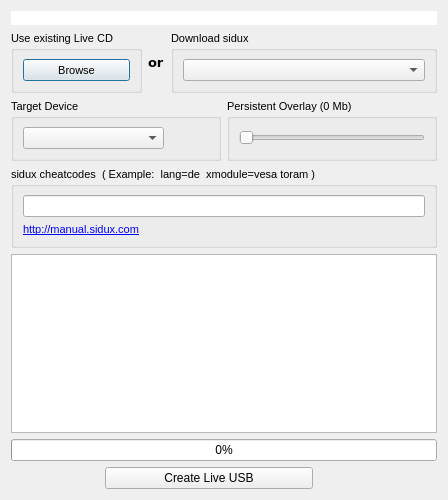
<ui version="4.0" >
 <class>Dialog</class>
 <widget class="QDialog" name="Dialog" >
  <property name="geometry" >
   <rect>
    <x>0</x>
    <y>0</y>
    <width>448</width>
    <height>500</height>
   </rect>
  </property>
  <property name="sizePolicy" >
   <sizepolicy vsizetype="Preferred" hsizetype="Preferred" >
    <horstretch>0</horstretch>
    <verstretch>0</verstretch>
   </sizepolicy>
  </property>
  <property name="windowTitle" >
   <string>sidux LiveUSB Creator</string>
  </property>
  <property name="windowIcon" >
   <iconset resource="resources.qrc" >
    <normaloff>:/newPrefix/pixmaps/liveusb-creator-16.xpm</normaloff>:/newPrefix/pixmaps/liveusb-creator-16.xpm</iconset>
  </property>
  <layout class="QGridLayout" name="gridLayout_7" >
   <item row="0" column="0" colspan="3" >
    <widget class="QLabel" name="label" >
     <property name="palette" >
      <palette>
       <active>
        <colorrole role="WindowText" >
         <brush brushstyle="SolidPattern" >
          <color alpha="255" >
           <red>255</red>
           <green>255</green>
           <blue>255</blue>
          </color>
         </brush>
        </colorrole>
        <colorrole role="Button" >
         <brush brushstyle="SolidPattern" >
          <color alpha="255" >
           <red>255</red>
           <green>255</green>
           <blue>255</blue>
          </color>
         </brush>
        </colorrole>
        <colorrole role="Light" >
         <brush brushstyle="SolidPattern" >
          <color alpha="255" >
           <red>255</red>
           <green>255</green>
           <blue>255</blue>
          </color>
         </brush>
        </colorrole>
        <colorrole role="Midlight" >
         <brush brushstyle="SolidPattern" >
          <color alpha="255" >
           <red>255</red>
           <green>255</green>
           <blue>255</blue>
          </color>
         </brush>
        </colorrole>
        <colorrole role="Dark" >
         <brush brushstyle="SolidPattern" >
          <color alpha="255" >
           <red>255</red>
           <green>255</green>
           <blue>255</blue>
          </color>
         </brush>
        </colorrole>
        <colorrole role="Mid" >
         <brush brushstyle="SolidPattern" >
          <color alpha="255" >
           <red>255</red>
           <green>255</green>
           <blue>255</blue>
          </color>
         </brush>
        </colorrole>
        <colorrole role="Text" >
         <brush brushstyle="SolidPattern" >
          <color alpha="255" >
           <red>255</red>
           <green>255</green>
           <blue>255</blue>
          </color>
         </brush>
        </colorrole>
        <colorrole role="BrightText" >
         <brush brushstyle="SolidPattern" >
          <color alpha="255" >
           <red>255</red>
           <green>255</green>
           <blue>255</blue>
          </color>
         </brush>
        </colorrole>
        <colorrole role="ButtonText" >
         <brush brushstyle="SolidPattern" >
          <color alpha="255" >
           <red>255</red>
           <green>255</green>
           <blue>255</blue>
          </color>
         </brush>
        </colorrole>
        <colorrole role="Base" >
         <brush brushstyle="SolidPattern" >
          <color alpha="255" >
           <red>255</red>
           <green>255</green>
           <blue>255</blue>
          </color>
         </brush>
        </colorrole>
        <colorrole role="Window" >
         <brush brushstyle="SolidPattern" >
          <color alpha="255" >
           <red>255</red>
           <green>255</green>
           <blue>255</blue>
          </color>
         </brush>
        </colorrole>
        <colorrole role="Shadow" >
         <brush brushstyle="SolidPattern" >
          <color alpha="255" >
           <red>255</red>
           <green>255</green>
           <blue>255</blue>
          </color>
         </brush>
        </colorrole>
        <colorrole role="Highlight" >
         <brush brushstyle="SolidPattern" >
          <color alpha="255" >
           <red>255</red>
           <green>255</green>
           <blue>255</blue>
          </color>
         </brush>
        </colorrole>
        <colorrole role="HighlightedText" >
         <brush brushstyle="SolidPattern" >
          <color alpha="255" >
           <red>255</red>
           <green>255</green>
           <blue>255</blue>
          </color>
         </brush>
        </colorrole>
        <colorrole role="Link" >
         <brush brushstyle="SolidPattern" >
          <color alpha="255" >
           <red>255</red>
           <green>255</green>
           <blue>255</blue>
          </color>
         </brush>
        </colorrole>
        <colorrole role="LinkVisited" >
         <brush brushstyle="SolidPattern" >
          <color alpha="255" >
           <red>255</red>
           <green>255</green>
           <blue>255</blue>
          </color>
         </brush>
        </colorrole>
        <colorrole role="AlternateBase" >
         <brush brushstyle="SolidPattern" >
          <color alpha="255" >
           <red>255</red>
           <green>255</green>
           <blue>255</blue>
          </color>
         </brush>
        </colorrole>
        <colorrole role="ToolTipBase" >
         <brush brushstyle="SolidPattern" >
          <color alpha="255" >
           <red>255</red>
           <green>255</green>
           <blue>255</blue>
          </color>
         </brush>
        </colorrole>
        <colorrole role="ToolTipText" >
         <brush brushstyle="SolidPattern" >
          <color alpha="255" >
           <red>255</red>
           <green>255</green>
           <blue>255</blue>
          </color>
         </brush>
        </colorrole>
       </active>
       <inactive>
        <colorrole role="WindowText" >
         <brush brushstyle="SolidPattern" >
          <color alpha="255" >
           <red>255</red>
           <green>255</green>
           <blue>255</blue>
          </color>
         </brush>
        </colorrole>
        <colorrole role="Button" >
         <brush brushstyle="SolidPattern" >
          <color alpha="255" >
           <red>255</red>
           <green>255</green>
           <blue>255</blue>
          </color>
         </brush>
        </colorrole>
        <colorrole role="Light" >
         <brush brushstyle="SolidPattern" >
          <color alpha="255" >
           <red>255</red>
           <green>255</green>
           <blue>255</blue>
          </color>
         </brush>
        </colorrole>
        <colorrole role="Midlight" >
         <brush brushstyle="SolidPattern" >
          <color alpha="255" >
           <red>255</red>
           <green>255</green>
           <blue>255</blue>
          </color>
         </brush>
        </colorrole>
        <colorrole role="Dark" >
         <brush brushstyle="SolidPattern" >
          <color alpha="255" >
           <red>255</red>
           <green>255</green>
           <blue>255</blue>
          </color>
         </brush>
        </colorrole>
        <colorrole role="Mid" >
         <brush brushstyle="SolidPattern" >
          <color alpha="255" >
           <red>255</red>
           <green>255</green>
           <blue>255</blue>
          </color>
         </brush>
        </colorrole>
        <colorrole role="Text" >
         <brush brushstyle="SolidPattern" >
          <color alpha="255" >
           <red>255</red>
           <green>255</green>
           <blue>255</blue>
          </color>
         </brush>
        </colorrole>
        <colorrole role="BrightText" >
         <brush brushstyle="SolidPattern" >
          <color alpha="255" >
           <red>255</red>
           <green>255</green>
           <blue>255</blue>
          </color>
         </brush>
        </colorrole>
        <colorrole role="ButtonText" >
         <brush brushstyle="SolidPattern" >
          <color alpha="255" >
           <red>255</red>
           <green>255</green>
           <blue>255</blue>
          </color>
         </brush>
        </colorrole>
        <colorrole role="Base" >
         <brush brushstyle="SolidPattern" >
          <color alpha="255" >
           <red>255</red>
           <green>255</green>
           <blue>255</blue>
          </color>
         </brush>
        </colorrole>
        <colorrole role="Window" >
         <brush brushstyle="SolidPattern" >
          <color alpha="255" >
           <red>255</red>
           <green>255</green>
           <blue>255</blue>
          </color>
         </brush>
        </colorrole>
        <colorrole role="Shadow" >
         <brush brushstyle="SolidPattern" >
          <color alpha="255" >
           <red>255</red>
           <green>255</green>
           <blue>255</blue>
          </color>
         </brush>
        </colorrole>
        <colorrole role="Highlight" >
         <brush brushstyle="SolidPattern" >
          <color alpha="255" >
           <red>255</red>
           <green>255</green>
           <blue>255</blue>
          </color>
         </brush>
        </colorrole>
        <colorrole role="HighlightedText" >
         <brush brushstyle="SolidPattern" >
          <color alpha="255" >
           <red>255</red>
           <green>255</green>
           <blue>255</blue>
          </color>
         </brush>
        </colorrole>
        <colorrole role="Link" >
         <brush brushstyle="SolidPattern" >
          <color alpha="255" >
           <red>255</red>
           <green>255</green>
           <blue>255</blue>
          </color>
         </brush>
        </colorrole>
        <colorrole role="LinkVisited" >
         <brush brushstyle="SolidPattern" >
          <color alpha="255" >
           <red>255</red>
           <green>255</green>
           <blue>255</blue>
          </color>
         </brush>
        </colorrole>
        <colorrole role="AlternateBase" >
         <brush brushstyle="SolidPattern" >
          <color alpha="255" >
           <red>255</red>
           <green>255</green>
           <blue>255</blue>
          </color>
         </brush>
        </colorrole>
        <colorrole role="ToolTipBase" >
         <brush brushstyle="SolidPattern" >
          <color alpha="255" >
           <red>255</red>
           <green>255</green>
           <blue>255</blue>
          </color>
         </brush>
        </colorrole>
        <colorrole role="ToolTipText" >
         <brush brushstyle="SolidPattern" >
          <color alpha="255" >
           <red>255</red>
           <green>255</green>
           <blue>255</blue>
          </color>
         </brush>
        </colorrole>
       </inactive>
       <disabled>
        <colorrole role="WindowText" >
         <brush brushstyle="SolidPattern" >
          <color alpha="255" >
           <red>255</red>
           <green>255</green>
           <blue>255</blue>
          </color>
         </brush>
        </colorrole>
        <colorrole role="Button" >
         <brush brushstyle="SolidPattern" >
          <color alpha="255" >
           <red>255</red>
           <green>255</green>
           <blue>255</blue>
          </color>
         </brush>
        </colorrole>
        <colorrole role="Light" >
         <brush brushstyle="SolidPattern" >
          <color alpha="255" >
           <red>255</red>
           <green>255</green>
           <blue>255</blue>
          </color>
         </brush>
        </colorrole>
        <colorrole role="Midlight" >
         <brush brushstyle="SolidPattern" >
          <color alpha="255" >
           <red>255</red>
           <green>255</green>
           <blue>255</blue>
          </color>
         </brush>
        </colorrole>
        <colorrole role="Dark" >
         <brush brushstyle="SolidPattern" >
          <color alpha="255" >
           <red>255</red>
           <green>255</green>
           <blue>255</blue>
          </color>
         </brush>
        </colorrole>
        <colorrole role="Mid" >
         <brush brushstyle="SolidPattern" >
          <color alpha="255" >
           <red>255</red>
           <green>255</green>
           <blue>255</blue>
          </color>
         </brush>
        </colorrole>
        <colorrole role="Text" >
         <brush brushstyle="SolidPattern" >
          <color alpha="255" >
           <red>255</red>
           <green>255</green>
           <blue>255</blue>
          </color>
         </brush>
        </colorrole>
        <colorrole role="BrightText" >
         <brush brushstyle="SolidPattern" >
          <color alpha="255" >
           <red>255</red>
           <green>255</green>
           <blue>255</blue>
          </color>
         </brush>
        </colorrole>
        <colorrole role="ButtonText" >
         <brush brushstyle="SolidPattern" >
          <color alpha="255" >
           <red>255</red>
           <green>255</green>
           <blue>255</blue>
          </color>
         </brush>
        </colorrole>
        <colorrole role="Base" >
         <brush brushstyle="SolidPattern" >
          <color alpha="255" >
           <red>255</red>
           <green>255</green>
           <blue>255</blue>
          </color>
         </brush>
        </colorrole>
        <colorrole role="Window" >
         <brush brushstyle="SolidPattern" >
          <color alpha="255" >
           <red>255</red>
           <green>255</green>
           <blue>255</blue>
          </color>
         </brush>
        </colorrole>
        <colorrole role="Shadow" >
         <brush brushstyle="SolidPattern" >
          <color alpha="255" >
           <red>255</red>
           <green>255</green>
           <blue>255</blue>
          </color>
         </brush>
        </colorrole>
        <colorrole role="Highlight" >
         <brush brushstyle="SolidPattern" >
          <color alpha="255" >
           <red>255</red>
           <green>255</green>
           <blue>255</blue>
          </color>
         </brush>
        </colorrole>
        <colorrole role="HighlightedText" >
         <brush brushstyle="SolidPattern" >
          <color alpha="255" >
           <red>255</red>
           <green>255</green>
           <blue>255</blue>
          </color>
         </brush>
        </colorrole>
        <colorrole role="Link" >
         <brush brushstyle="SolidPattern" >
          <color alpha="255" >
           <red>255</red>
           <green>255</green>
           <blue>255</blue>
          </color>
         </brush>
        </colorrole>
        <colorrole role="LinkVisited" >
         <brush brushstyle="SolidPattern" >
          <color alpha="255" >
           <red>255</red>
           <green>255</green>
           <blue>255</blue>
          </color>
         </brush>
        </colorrole>
        <colorrole role="AlternateBase" >
         <brush brushstyle="SolidPattern" >
          <color alpha="255" >
           <red>255</red>
           <green>255</green>
           <blue>255</blue>
          </color>
         </brush>
        </colorrole>
        <colorrole role="ToolTipBase" >
         <brush brushstyle="SolidPattern" >
          <color alpha="255" >
           <red>255</red>
           <green>255</green>
           <blue>255</blue>
          </color>
         </brush>
        </colorrole>
        <colorrole role="ToolTipText" >
         <brush brushstyle="SolidPattern" >
          <color alpha="255" >
           <red>255</red>
           <green>255</green>
           <blue>255</blue>
          </color>
         </brush>
        </colorrole>
       </disabled>
      </palette>
     </property>
     <property name="autoFillBackground" >
      <bool>true</bool>
     </property>
     <property name="text" >
      <string/>
     </property>
     <property name="pixmap" >
      <pixmap resource="resources.qrc" >:/newPrefix/pixmaps/liveusb-creator-header.png</pixmap>
     </property>
    </widget>
   </item>
   <item row="1" column="0" colspan="3" >
    <layout class="QHBoxLayout" name="horizontalLayout" >
     <item>
      <widget class="QGroupBox" name="groupBox" >
       <property name="sizePolicy" >
        <sizepolicy vsizetype="Preferred" hsizetype="Preferred" >
         <horstretch>0</horstretch>
         <verstretch>0</verstretch>
        </sizepolicy>
       </property>
       <property name="font" >
        <font>
         <pointsize>8</pointsize>
        </font>
       </property>
       <property name="whatsThis" >
        <string>This button allows you to browse for an existing Live CD ISO that you have previously downloaded.  If you do not select one, a release will be downloaded for you automatically.</string>
       </property>
       <property name="title" >
        <string>Use existing Live CD</string>
       </property>
       <layout class="QGridLayout" name="gridLayout_4" >
        <item row="0" column="0" >
         <widget class="QPushButton" name="isoBttn" >
          <property name="sizePolicy" >
           <sizepolicy vsizetype="Preferred" hsizetype="Preferred" >
            <horstretch>0</horstretch>
            <verstretch>0</verstretch>
           </sizepolicy>
          </property>
          <property name="text" >
           <string>Browse</string>
          </property>
          <property name="shortcut" >
           <string>Alt+B</string>
          </property>
         </widget>
        </item>
       </layout>
      </widget>
     </item>
     <item>
      <widget class="QLabel" name="label_2" >
       <property name="sizePolicy" >
        <sizepolicy vsizetype="Preferred" hsizetype="Preferred" >
         <horstretch>0</horstretch>
         <verstretch>0</verstretch>
        </sizepolicy>
       </property>
       <property name="font" >
        <font>
         <family>Verdana</family>
         <pointsize>10</pointsize>
         <weight>75</weight>
         <bold>true</bold>
        </font>
       </property>
       <property name="text" >
        <string>or</string>
       </property>
      </widget>
     </item>
     <item>
      <widget class="QGroupBox" name="downloadGroup" >
       <property name="sizePolicy" >
        <sizepolicy vsizetype="Preferred" hsizetype="Expanding" >
         <horstretch>0</horstretch>
         <verstretch>0</verstretch>
        </sizepolicy>
       </property>
       <property name="font" >
        <font>
         <pointsize>8</pointsize>
        </font>
       </property>
       <property name="whatsThis" >
        <string>If you do not select an existing Live CD, the selected release will be downloaded for you.</string>
       </property>
       <property name="title" >
        <string>Download sidux</string>
       </property>
       <layout class="QGridLayout" name="gridLayout" >
        <item row="0" column="0" >
         <widget class="QComboBox" name="downloadCombo" >
          <property name="sizePolicy" >
           <sizepolicy vsizetype="Preferred" hsizetype="Expanding" >
            <horstretch>0</horstretch>
            <verstretch>0</verstretch>
           </sizepolicy>
          </property>
         </widget>
        </item>
       </layout>
      </widget>
     </item>
    </layout>
   </item>
   <item row="2" column="0" colspan="3" >
    <layout class="QHBoxLayout" name="horizontalLayout_2" >
     <item>
      <widget class="QGroupBox" name="groupBox_2" >
       <property name="sizePolicy" >
        <sizepolicy vsizetype="Preferred" hsizetype="Preferred" >
         <horstretch>0</horstretch>
         <verstretch>0</verstretch>
        </sizepolicy>
       </property>
       <property name="font" >
        <font>
         <pointsize>8</pointsize>
        </font>
       </property>
       <property name="whatsThis" >
        <string>This is the USB stick that you want to install your Live CD on.  This device must be formatted with the FAT filesystem.</string>
       </property>
       <property name="title" >
        <string>Target Device</string>
       </property>
       <layout class="QGridLayout" name="gridLayout_6" >
        <item row="0" column="0" >
         <layout class="QGridLayout" name="gridLayout_2" >
          <item row="0" column="0" >
           <widget class="QComboBox" name="driveBox" >
            <property name="sizePolicy" >
             <sizepolicy vsizetype="Preferred" hsizetype="Preferred" >
              <horstretch>200</horstretch>
              <verstretch>200</verstretch>
             </sizepolicy>
            </property>
            <property name="editable" >
             <bool>false</bool>
            </property>
            <property name="insertPolicy" >
             <enum>QComboBox::InsertAtTop</enum>
            </property>
            <property name="duplicatesEnabled" >
             <bool>false</bool>
            </property>
           </widget>
          </item>
          <item row="0" column="1" >
           <widget class="QPushButton" name="refreshDevicesButton" >
            <property name="sizePolicy" >
             <sizepolicy vsizetype="Preferred" hsizetype="Preferred" >
              <horstretch>0</horstretch>
              <verstretch>0</verstretch>
             </sizepolicy>
            </property>
            <property name="text" >
             <string/>
            </property>
            <property name="icon" >
             <iconset resource="resources.qrc" >
              <normaloff>:/newPrefix/pixmaps/liveusb-creator-refresh.png</normaloff>:/newPrefix/pixmaps/liveusb-creator-refresh.png</iconset>
            </property>
            <property name="flat" >
             <bool>true</bool>
            </property>
           </widget>
          </item>
         </layout>
        </item>
       </layout>
      </widget>
     </item>
     <item>
      <widget class="QGroupBox" name="overlayTitle" >
       <property name="sizePolicy" >
        <sizepolicy vsizetype="Preferred" hsizetype="Expanding" >
         <horstretch>0</horstretch>
         <verstretch>0</verstretch>
        </sizepolicy>
       </property>
       <property name="font" >
        <font>
         <pointsize>8</pointsize>
        </font>
       </property>
       <property name="whatsThis" >
        <string comment="comment!" >By allocating extra space on your USB stick for a persistent overlay, you will be able to store data and make permanent modifications to your live operating system.  Without it, you will not be able to save data that will persist after a reboot.</string>
       </property>
       <property name="title" >
        <string>Persistent Overlay (0 Mb)</string>
       </property>
       <layout class="QGridLayout" name="gridLayout_3" >
        <item row="0" column="0" >
         <widget class="QSlider" name="overlaySlider" >
          <property name="sizePolicy" >
           <sizepolicy vsizetype="Preferred" hsizetype="Preferred" >
            <horstretch>0</horstretch>
            <verstretch>0</verstretch>
           </sizepolicy>
          </property>
          <property name="maximum" >
           <number>2047</number>
          </property>
          <property name="orientation" >
           <enum>Qt::Horizontal</enum>
          </property>
          <property name="tickPosition" >
           <enum>QSlider::NoTicks</enum>
          </property>
         </widget>
        </item>
       </layout>
      </widget>
     </item>
    </layout>
   </item>
   <item row="3" column="0" colspan="3" >
    <widget class="QGroupBox" name="groupBox_3" >
     <property name="sizePolicy" >
      <sizepolicy vsizetype="Preferred" hsizetype="Preferred" >
       <horstretch>0</horstretch>
       <verstretch>0</verstretch>
      </sizepolicy>
     </property>
     <property name="font" >
      <font>
       <pointsize>8</pointsize>
      </font>
     </property>
     <property name="whatsThis" >
      <string>This is the USB stick that you want to install your Live CD on.  This device must be formatted with the FAT filesystem.</string>
     </property>
     <property name="title" >
      <string>sidux cheatcodes  ( Example:  lang=de  xmodule=vesa toram )</string>
     </property>
     <layout class="QGridLayout" name="gridLayout_5" >
      <item row="0" column="0" >
       <widget class="QLineEdit" name="cheatcode" >
        <property name="sizePolicy" >
         <sizepolicy vsizetype="Preferred" hsizetype="Expanding" >
          <horstretch>0</horstretch>
          <verstretch>0</verstretch>
         </sizepolicy>
        </property>
        <property name="text" >
         <string/>
        </property>
       </widget>
      </item>
      <item row="1" column="0" >
       <widget class="QLabel" name="label_3" >
        <property name="sizePolicy" >
         <sizepolicy vsizetype="Preferred" hsizetype="Preferred" >
          <horstretch>0</horstretch>
          <verstretch>0</verstretch>
         </sizepolicy>
        </property>
        <property name="toolTip" >
         <string>&lt;!DOCTYPE HTML PUBLIC "-//W3C//DTD HTML 4.0//EN" "http://www.w3.org/TR/REC-html40/strict.dtd">
&lt;html>&lt;head>&lt;meta name="qrichtext" content="1" />&lt;style type="text/css">
p, li { white-space: pre-wrap; }
&lt;/style>&lt;/head>&lt;body style=" font-family:'MS Shell Dlg 2'; font-size:8pt; font-weight:400; font-style:normal;">
&lt;p style=" margin-top:0px; margin-bottom:0px; margin-left:0px; margin-right:0px; -qt-block-indent:0; text-indent:0px;">&lt;a href="http://manual.sidux.com">&lt;span style=" text-decoration: underline; color:#0000ff;">http://manual.sidux.com&lt;/span>&lt;/a>&lt;/p>&lt;/body>&lt;/html></string>
        </property>
        <property name="text" >
         <string>&lt;!DOCTYPE HTML PUBLIC "-//W3C//DTD HTML 4.0//EN" "http://www.w3.org/TR/REC-html40/strict.dtd">
&lt;html>&lt;head>&lt;meta name="qrichtext" content="1" />&lt;style type="text/css">
p, li { white-space: pre-wrap; }
&lt;/style>&lt;/head>&lt;body style=" font-family:'MS Shell Dlg 2'; font-size:8pt; font-weight:400; font-style:normal;">
&lt;p style=" margin-top:0px; margin-bottom:0px; margin-left:0px; margin-right:0px; -qt-block-indent:0; text-indent:0px;">&lt;a href="http://manual.sidux.com">&lt;span style=" text-decoration: underline; color:#0000ff;">http://manual.sidux.com&lt;/span>&lt;/a>&lt;/p>&lt;/body>&lt;/html></string>
        </property>
        <property name="openExternalLinks" >
         <bool>true</bool>
        </property>
        <property name="textInteractionFlags" >
         <set>Qt::TextBrowserInteraction</set>
        </property>
       </widget>
      </item>
     </layout>
    </widget>
   </item>
   <item row="4" column="0" colspan="3" >
    <widget class="QTextEdit" name="textEdit" >
     <property name="sizePolicy" >
      <sizepolicy vsizetype="Preferred" hsizetype="Preferred" >
       <horstretch>0</horstretch>
       <verstretch>20</verstretch>
      </sizepolicy>
     </property>
     <property name="font" >
      <font>
       <pointsize>8</pointsize>
      </font>
     </property>
     <property name="whatsThis" >
      <string>This is the status console, where all messages get written to.</string>
     </property>
     <property name="readOnly" >
      <bool>true</bool>
     </property>
    </widget>
   </item>
   <item row="5" column="0" colspan="3" >
    <widget class="QProgressBar" name="progressBar" >
     <property name="whatsThis" >
      <string>This is the progress bar that will indicate how far along in the LiveUSB creation process you are</string>
     </property>
     <property name="value" >
      <number>0</number>
     </property>
    </widget>
   </item>
   <item row="6" column="0" >
    <spacer name="horizontalSpacer" >
     <property name="orientation" >
      <enum>Qt::Horizontal</enum>
     </property>
     <property name="sizeType" >
      <enum>QSizePolicy::Preferred</enum>
     </property>
     <property name="sizeHint" stdset="0" >
      <size>
       <width>88</width>
       <height>20</height>
      </size>
     </property>
    </spacer>
   </item>
   <item row="6" column="1" >
    <widget class="QPushButton" name="startButton" >
     <property name="enabled" >
      <bool>true</bool>
     </property>
     <property name="sizePolicy" >
      <sizepolicy vsizetype="Preferred" hsizetype="Expanding" >
       <horstretch>0</horstretch>
       <verstretch>0</verstretch>
      </sizepolicy>
     </property>
     <property name="whatsThis" >
      <string>This button will begin the LiveUSB creation process.  This entails optionally downloading a release (if an existing one wasn't selected),  extracting the ISO to the USB device, creating the persistent overlay, and installing the bootloader.</string>
     </property>
     <property name="text" >
      <string>Create Live USB</string>
     </property>
    </widget>
   </item>
   <item row="6" column="2" >
    <spacer name="horizontalSpacer_2" >
     <property name="orientation" >
      <enum>Qt::Horizontal</enum>
     </property>
     <property name="sizeType" >
      <enum>QSizePolicy::Preferred</enum>
     </property>
     <property name="sizeHint" stdset="0" >
      <size>
       <width>118</width>
       <height>20</height>
      </size>
     </property>
    </spacer>
   </item>
  </layout>
 </widget>
 <resources>
  <include location="resources.qrc" />
 </resources>
 <connections/>
</ui>
